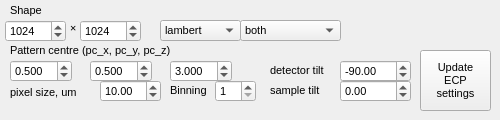
         <widget class="QWidget" name="sample_settings">
          <attribute name="title">
           <string>ECP settings</string>
          </attribute>
          <widget class="QLabel" name="label_108">
           <property name="geometry">
            <rect>
             <x>10</x>
             <y>82</y>
             <width>81</width>
             <height>21</height>
            </rect>
           </property>
           <property name="font">
            <font>
             <family>Arial</family>
             <pointsize>8</pointsize>
            </font>
           </property>
           <property name="text">
            <string>pixel size, um</string>
           </property>
          </widget>
          <widget class="QDoubleSpinBox" name="doubleSpinBox_sample_ECP_pc_y">
           <property name="geometry">
            <rect>
             <x>90</x>
             <y>60</y>
             <width>62</width>
             <height>22</height>
            </rect>
           </property>
           <property name="font">
            <font>
             <family>Arial</family>
             <pointsize>8</pointsize>
            </font>
           </property>
           <property name="decimals">
            <number>3</number>
           </property>
           <property name="value">
            <double>0.500000000000000</double>
           </property>
          </widget>
          <widget class="QSpinBox" name="spinBox_sample_ECP_binning">
           <property name="geometry">
            <rect>
             <x>215</x>
             <y>80</y>
             <width>41</width>
             <height>22</height>
            </rect>
           </property>
           <property name="font">
            <font>
             <family>Arial</family>
             <pointsize>8</pointsize>
            </font>
           </property>
           <property name="minimum">
            <number>1</number>
           </property>
           <property name="maximum">
            <number>100000</number>
           </property>
           <property name="value">
            <number>1</number>
           </property>
          </widget>
          <widget class="QDoubleSpinBox" name="doubleSpinBox_sample_ECP_pc_x">
           <property name="geometry">
            <rect>
             <x>10</x>
             <y>60</y>
             <width>62</width>
             <height>22</height>
            </rect>
           </property>
           <property name="font">
            <font>
             <family>Arial</family>
             <pointsize>8</pointsize>
            </font>
           </property>
           <property name="decimals">
            <number>3</number>
           </property>
           <property name="value">
            <double>0.500000000000000</double>
           </property>
          </widget>
          <widget class="QSpinBox" name="spinBox_sample_ECP_pattern_pixels_x">
           <property name="geometry">
            <rect>
             <x>5</x>
             <y>20</y>
             <width>61</width>
             <height>22</height>
            </rect>
           </property>
           <property name="font">
            <font>
             <family>Arial</family>
             <pointsize>8</pointsize>
            </font>
           </property>
           <property name="maximum">
            <number>5000</number>
           </property>
           <property name="value">
            <number>1024</number>
           </property>
          </widget>
          <widget class="QSpinBox" name="spinBox_sample_ECP_pattern_pixels_y">
           <property name="geometry">
            <rect>
             <x>80</x>
             <y>20</y>
             <width>61</width>
             <height>22</height>
            </rect>
           </property>
           <property name="font">
            <font>
             <family>Arial</family>
             <pointsize>8</pointsize>
            </font>
           </property>
           <property name="maximum">
            <number>5000</number>
           </property>
           <property name="value">
            <number>1024</number>
           </property>
          </widget>
          <widget class="QLabel" name="label_109">
           <property name="geometry">
            <rect>
             <x>170</x>
             <y>80</y>
             <width>43</width>
             <height>21</height>
            </rect>
           </property>
           <property name="font">
            <font>
             <family>Arial</family>
             <pointsize>8</pointsize>
            </font>
           </property>
           <property name="text">
            <string>Binning</string>
           </property>
          </widget>
          <widget class="QLabel" name="label_110">
           <property name="geometry">
            <rect>
             <x>10</x>
             <y>40</y>
             <width>201</width>
             <height>20</height>
            </rect>
           </property>
           <property name="font">
            <font>
             <family>Arial</family>
             <pointsize>8</pointsize>
            </font>
           </property>
           <property name="text">
            <string>Pattern centre (pc_x, pc_y, pc_z)</string>
           </property>
          </widget>
          <widget class="QDoubleSpinBox" name="doubleSpinBox_sample_ECP_pc_z">
           <property name="geometry">
            <rect>
             <x>170</x>
             <y>60</y>
             <width>62</width>
             <height>22</height>
            </rect>
           </property>
           <property name="font">
            <font>
             <family>Arial</family>
             <pointsize>8</pointsize>
            </font>
           </property>
           <property name="decimals">
            <number>3</number>
           </property>
           <property name="value">
            <double>3.000000000000000</double>
           </property>
          </widget>
          <widget class="QLabel" name="label_112">
           <property name="geometry">
            <rect>
             <x>10</x>
             <y>0</y>
             <width>51</width>
             <height>21</height>
            </rect>
           </property>
           <property name="font">
            <font>
             <family>Arial</family>
             <pointsize>8</pointsize>
            </font>
           </property>
           <property name="text">
            <string>Shape</string>
           </property>
          </widget>
          <widget class="QDoubleSpinBox" name="doubleSpinBox_sample_ECP_pixel_size">
           <property name="geometry">
            <rect>
             <x>100</x>
             <y>80</y>
             <width>61</width>
             <height>22</height>
            </rect>
           </property>
           <property name="font">
            <font>
             <family>Arial</family>
             <pointsize>8</pointsize>
            </font>
           </property>
           <property name="maximum">
            <double>100000.000000000000000</double>
           </property>
           <property name="value">
            <double>10.000000000000000</double>
           </property>
          </widget>
          <widget class="QComboBox" name="comboBox_sample_ECP_projection">
           <property name="geometry">
            <rect>
             <x>160</x>
             <y>20</y>
             <width>81</width>
             <height>21</height>
            </rect>
           </property>
           <property name="font">
            <font>
             <family>Arial</family>
             <pointsize>8</pointsize>
            </font>
           </property>
           <item>
            <property name="text">
             <string>lambert</string>
            </property>
           </item>
           <item>
            <property name="text">
             <string>---</string>
            </property>
           </item>
          </widget>
          <widget class="QComboBox" name="comboBox_sample_ECP_hemispheres">
           <property name="geometry">
            <rect>
             <x>240</x>
             <y>20</y>
             <width>101</width>
             <height>21</height>
            </rect>
           </property>
           <property name="font">
            <font>
             <family>Arial</family>
             <pointsize>8</pointsize>
            </font>
           </property>
           <item>
            <property name="text">
             <string>both</string>
            </property>
           </item>
           <item>
            <property name="text">
             <string>north</string>
            </property>
           </item>
           <item>
            <property name="text">
             <string>south</string>
            </property>
           </item>
          </widget>
          <widget class="QDoubleSpinBox" name="doubleSpinBox_sample_ECP_detector_tilt">
           <property name="geometry">
            <rect>
             <x>340</x>
             <y>60</y>
             <width>71</width>
             <height>22</height>
            </rect>
           </property>
           <property name="font">
            <font>
             <family>Arial</family>
             <pointsize>8</pointsize>
            </font>
           </property>
           <property name="minimum">
            <double>-360.000000000000000</double>
           </property>
           <property name="maximum">
            <double>360.000000000000000</double>
           </property>
           <property name="singleStep">
            <double>0.100000000000000</double>
           </property>
           <property name="value">
            <double>-90.000000000000000</double>
           </property>
          </widget>
          <widget class="QLabel" name="label_113">
           <property name="geometry">
            <rect>
             <x>270</x>
             <y>60</y>
             <width>71</width>
             <height>21</height>
            </rect>
           </property>
           <property name="font">
            <font>
             <family>Arial</family>
             <pointsize>8</pointsize>
            </font>
           </property>
           <property name="text">
            <string>detector tilt</string>
           </property>
          </widget>
          <widget class="QDoubleSpinBox" name="doubleSpinBox_sample_ECP_sample_tilt">
           <property name="geometry">
            <rect>
             <x>340</x>
             <y>80</y>
             <width>71</width>
             <height>22</height>
            </rect>
           </property>
           <property name="font">
            <font>
             <family>Arial</family>
             <pointsize>8</pointsize>
            </font>
           </property>
           <property name="minimum">
            <double>-360.000000000000000</double>
           </property>
           <property name="maximum">
            <double>360.000000000000000</double>
           </property>
           <property name="singleStep">
            <double>0.100000000000000</double>
           </property>
           <property name="value">
            <double>0.000000000000000</double>
           </property>
          </widget>
          <widget class="QLabel" name="label_114">
           <property name="geometry">
            <rect>
             <x>270</x>
             <y>80</y>
             <width>61</width>
             <height>21</height>
            </rect>
           </property>
           <property name="font">
            <font>
             <family>Arial</family>
             <pointsize>8</pointsize>
            </font>
           </property>
           <property name="text">
            <string>sample tilt</string>
           </property>
          </widget>
          <widget class="QLabel" name="label_122">
           <property name="geometry">
            <rect>
             <x>70</x>
             <y>20</y>
             <width>20</width>
             <height>16</height>
            </rect>
           </property>
           <property name="font">
            <font>
             <family>Arial Black</family>
             <pointsize>8</pointsize>
            </font>
           </property>
           <property name="text">
            <string>×</string>
           </property>
          </widget>
          <widget class="QPushButton" name="pushButton_set_sample_ECP_detector">
           <property name="geometry">
            <rect>
             <x>420</x>
             <y>50</y>
             <width>71</width>
             <height>61</height>
            </rect>
           </property>
           <property name="font">
            <font>
             <family>Arial</family>
             <pointsize>8</pointsize>
            </font>
           </property>
           <property name="text">
            <string>Update
ECP
settings</string>
           </property>
          </widget>
         </widget>
